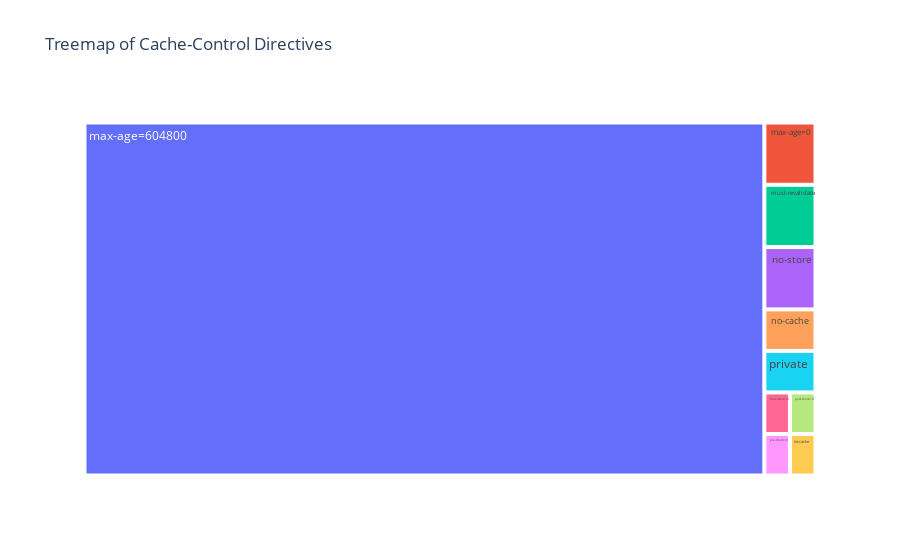

Notebook source saved alongside this figure:
### Code cell
# Initialize a Counter
cache_control_counter = Counter()

# Update the counter for each record
for cache_control in data['Cache-Control'].dropna():
    cache_control_counter.update(cache_control.split(','))

# Convert the Counter to a DataFrame
cache_control_counts_df = pd.DataFrame.from_records(list(cache_control_counter.items()), columns=['Cache-Control', 'Count'])

# Create the treemap
fig = px.treemap(cache_control_counts_df, path=['Cache-Control'], values='Count', title='Treemap of Cache-Control Directives')

# Display the plot
fig.show()
pio.write_html(fig, file='../../fam-report-site/public/Web-Analytics/treemapcachecontrol.html', auto_open=True)

### Figure 1 — Plotly figure (JSON) as saved in the notebook; plotly's stock layout.template omitted (floating-point values rounded to 4 significant figures)
{"data": [{"branchvalues": "total", "domain": {"x": [0, 1], "y": [0, 1]}, "hovertemplate": "labels=%{label}<br>Count=%{value}<br>parent=%{parent}<br>id=%{id}<extra></extra>", "ids": [" max-age=0", " max-stale=0", " must-revalidate", " no-cache", " no-store", " post-check=0", " pre-check=0", "max-age=604800", "no-cache", "private"], "labels": [" max-age=0", " max-stale=0", " must-revalidate", " no-cache", " no-store", " post-check=0", " pre-check=0", "max-age=604800", "no-cache", "private"], "name": "", "parents": ["", "", "", "", "", "", "", "", "", ""], "type": "treemap", "values": [3, 1, 3, 2, 3, 1, 1, 226, 1, 2]}], "layout": {"legend": {"tracegroupgap": 0}, "title": {"text": "Treemap of Cache-Control Directives"}}}
